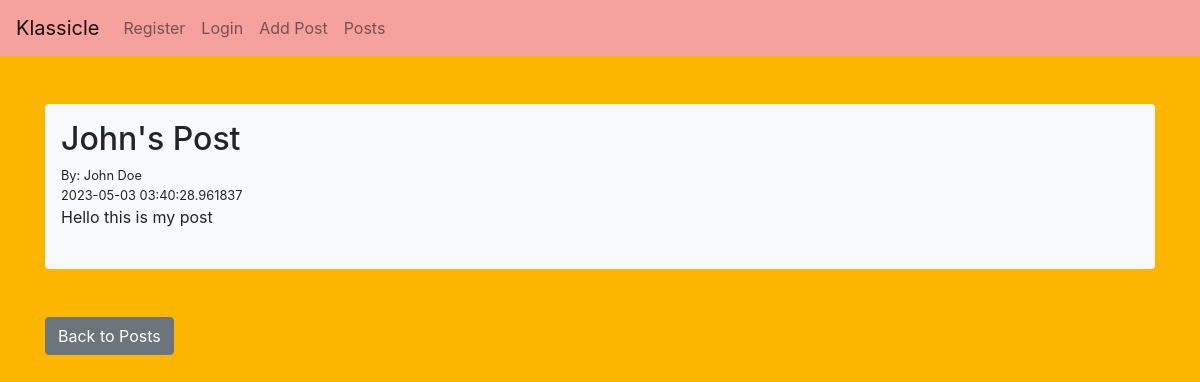
The page /posts/2 on the database its author committed.
### app.py (models this page shows, shortened)
class Posts(db.Model):
    id = db.Column(db.Integer, primary_key=True)
    title = db.Column(db.String(255))
    content = db.Column(db.Text)
    date_posted = db.Column(db.DateTime, default=datetime.utcnow)
    poster_id = db.Column(db.Integer, db.ForeignKey('users.id'))

class Users(db.Model, UserMixin):
    id = db.Column(db.Integer, primary_key=True)
    name = db.Column(db.String(200), nullable=False)
    email = db.Column(db.String(200), nullable=False, unique=True)
    date_added = db.Column(db.DateTime, default=datetime.utcnow)
    password_hash = db.Column(db.String(128))
    posts = db.relationship('Posts', backref='poster')
    @property
    def password(self):
        raise AttributeError('Password is not a readable attribute!')

### app.py (the view)
@app.route('/posts/<int:id>')
def post(id):
    post = Posts.query.get_or_404(id)
    return render_template('post.html', post=post)

### templates/post.html (shortened to what this page needs)
{% extends 'base.html' %}
{% block content %}
<br/>
    <div class ="shadow p-3 mb-5 bg-light rounded">
        <h2>{{ post.title }}</h2>
        <small> By: {{ post.poster.name }}<br/>
        {{ post.date_posted }} </small> <br/>
        {{ post.content }}<br/><br/>
    </div>
<a href="{{ url_for('posts')}}" class = "btn btn-secondary">Back to Posts</a>
{% endblock %}

### rows shown on the page
Posts: title "John's Post", date_posted "2023-05-03 03:40:28.961837", content "Hello this is my post"
Users: poster.name "John Doe"
